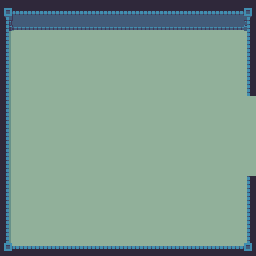

The image is a tile-based game level rendered from a .tmx file. Its description and complete source (layers, tilesets, objects, tile grids) follow:
An orthogonal 16x16 tile map with 16x16 px tiles, 3 tile layers (Floor, Walls, Objects), 3 tilesets.

<map version="1.0" tiledversion="1.1.2" orientation="orthogonal" renderorder="right-down" width="16" height="16" tilewidth="16" tileheight="16" infinite="0" nextobjectid="1">
 <tileset firstgid="1" source="world1_tileset.tsx" />
 <tileset firstgid="241" source="world1_doors_front.tsx" />
 <tileset firstgid="385" source="world1_doors_side.tsx" />
 <layer name="Floor" width="16" height="16">
  <data encoding="csv">
55,55,55,55,55,55,55,55,55,55,55,55,55,55,55,55,
55,55,55,55,55,55,55,55,55,55,55,55,55,55,55,55,
55,55,55,55,55,55,55,55,55,55,55,55,55,55,55,55,
55,55,55,55,55,55,55,55,55,55,55,55,55,55,55,55,
55,55,55,55,55,55,55,55,55,55,55,55,55,55,55,55,
55,55,55,55,55,55,55,55,55,55,55,55,55,55,55,55,
55,55,55,55,55,55,55,55,55,55,55,55,55,55,55,55,
55,55,55,55,55,55,55,55,55,55,55,55,55,55,55,55,
55,55,55,55,55,55,55,55,55,55,55,55,55,55,55,55,
55,55,55,55,55,55,55,55,55,55,55,55,55,55,55,55,
55,55,55,55,55,55,55,55,55,55,55,55,55,55,55,55,
55,55,55,55,55,55,55,55,55,55,55,55,55,55,55,55,
55,55,55,55,55,55,55,55,55,55,55,55,55,55,55,55,
55,55,55,55,55,55,55,55,55,55,55,55,55,55,55,55,
55,55,55,55,55,55,55,55,55,55,55,55,55,55,55,55,
55,55,55,55,55,55,55,55,55,55,55,55,55,55,55,55
</data>
 </layer>
 <layer name="Walls" width="16" height="16">
  <data encoding="csv">
6,7,7,7,7,7,7,7,7,7,7,7,7,7,7,8,
30,31,31,31,31,31,31,31,31,31,31,31,31,31,31,32,
54,0,0,0,0,0,0,0,0,0,0,0,0,0,0,56,
54,0,0,0,0,0,0,0,0,0,0,0,0,0,0,56,
54,0,0,0,0,0,0,0,0,0,0,0,0,0,0,56,
54,0,0,0,0,0,0,0,0,0,0,0,0,0,0,56,
54,0,0,0,0,0,0,0,0,0,0,0,0,0,0,0,
54,0,0,0,0,0,0,0,0,0,0,0,0,0,0,0,
54,0,0,0,0,0,0,0,0,0,0,0,0,0,0,0,
54,0,0,0,0,0,0,0,0,0,0,0,0,0,0,0,
54,0,0,0,0,0,0,0,0,0,0,0,0,0,0,0,
54,0,0,0,0,0,0,0,0,0,0,0,0,0,0,56,
54,0,0,0,0,0,0,0,0,0,0,0,0,0,0,56,
54,0,0,0,0,0,0,0,0,0,0,0,0,0,0,56,
54,0,0,0,0,0,0,0,0,0,0,0,0,0,0,56,
78,79,79,79,79,79,79,79,79,79,79,79,79,79,79,80
</data>
 </layer>
 <layer name="Objects" width="16" height="16">
  <data encoding="csv">
0,0,0,0,0,0,0,0,0,0,0,0,0,0,0,0,
0,0,0,0,0,0,0,0,0,0,0,0,0,0,0,0,
0,0,0,0,0,0,0,0,0,0,0,0,0,0,0,0,
0,0,0,0,0,0,0,0,0,0,0,0,0,0,0,0,
0,0,0,0,0,0,0,0,0,0,0,0,0,0,0,0,
0,0,0,0,0,0,0,0,0,0,0,0,0,0,0,0,
0,0,0,0,0,0,0,0,0,0,0,0,0,0,0,0,
0,0,0,0,0,0,0,0,0,0,0,0,0,0,0,0,
0,0,0,0,0,0,0,0,0,0,0,0,0,0,0,0,
0,0,0,0,0,0,0,0,0,0,0,0,0,0,0,0,
0,0,0,0,0,0,0,0,0,0,0,0,0,0,0,0,
0,0,0,0,0,0,0,0,0,0,0,0,0,0,0,0,
0,0,0,0,0,0,0,0,0,0,0,0,0,0,0,0,
0,0,0,0,0,0,0,0,0,0,0,0,0,0,0,0,
0,0,0,0,0,0,0,0,0,0,0,0,0,0,0,0,
0,0,0,0,0,0,0,0,0,0,0,0,0,0,0,0
</data>
 </layer>
</map>
